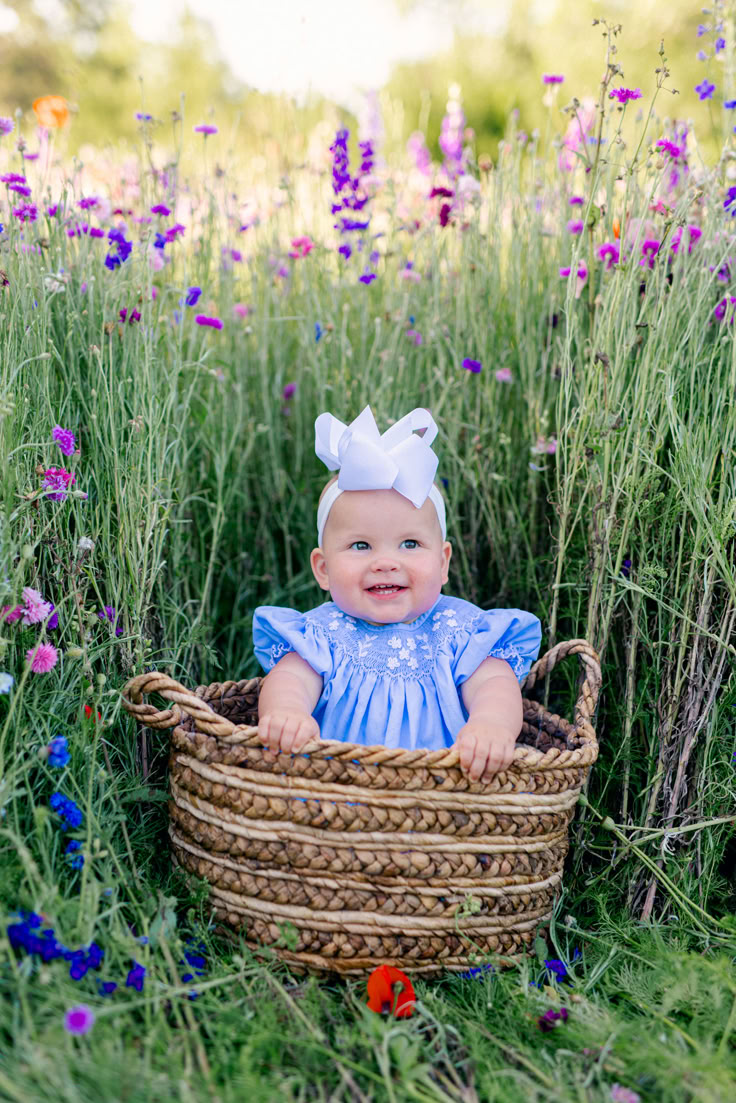
#> input picture images/image.jpg, 736 x 1103 px, found by its file name
$ python task_4.py
#> lines starting #> are read from the running program, lines starting #| are printed output that depends on the picture
#Drawing on images

import cv2

image = cv2.imread('images/image.jpg')
#> image is the input picture: shape (1103, 736, 3); mean B, G, R 113.3, 136.5, 128.3

# Draw rectangle (from the point 50 to the point 200), (color green), (thickness of rectangle)
cv2.rectangle(image, (50, 50), (200, 200), (0, 255, 0), 2)

# Draw circle (center of the circle 300,150), (radius=50), (color blue), (thickness 2)
cv2.circle(image, (300, 150), 50, (255, 0, 0), 2)

# Add text (text to show), (starting position (x=50)(y=300)), (font style), (fontsize=1), (color red), (thickness=2)
cv2.putText(image, 'OpenCV', (50, 300),
            cv2.FONT_HERSHEY_SIMPLEX,
            1, (0, 0, 255), 2)
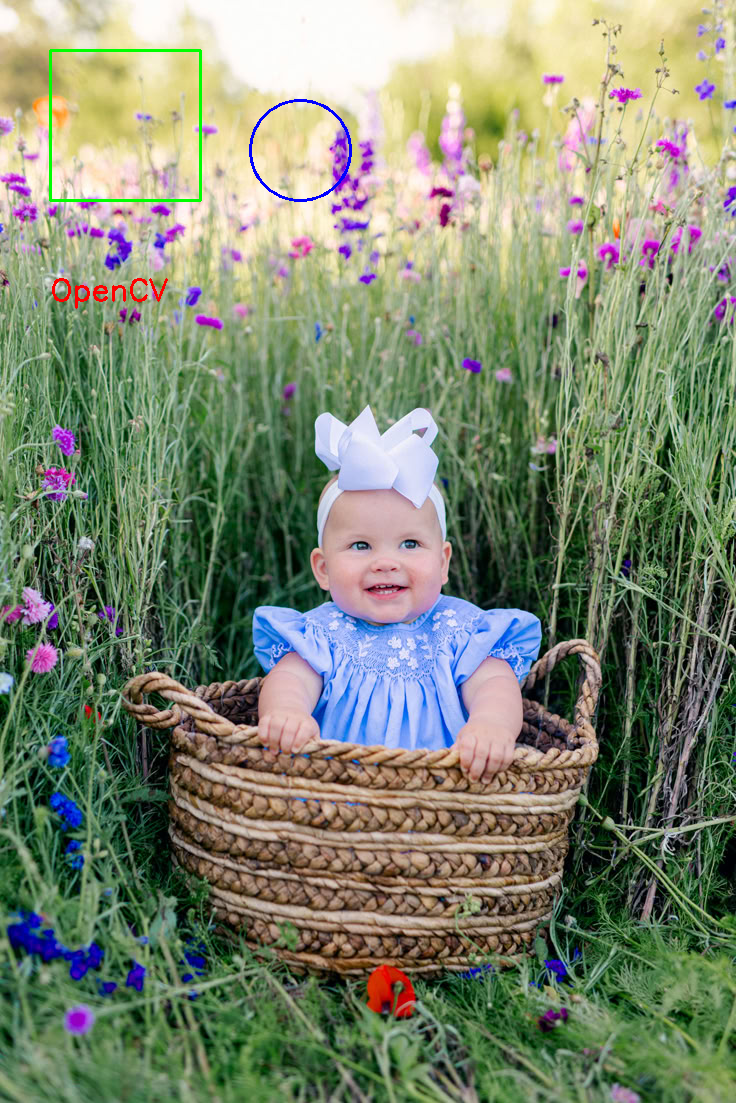
#> image: shape (1103, 736, 3); mean B, G, R 112.9, 136.2, 127.6

cv2.imshow('Drawing', image)

#save image
cv2.imwrite('drawing.png', image)

cv2.waitKey(0)
cv2.destroyAllWindows()
